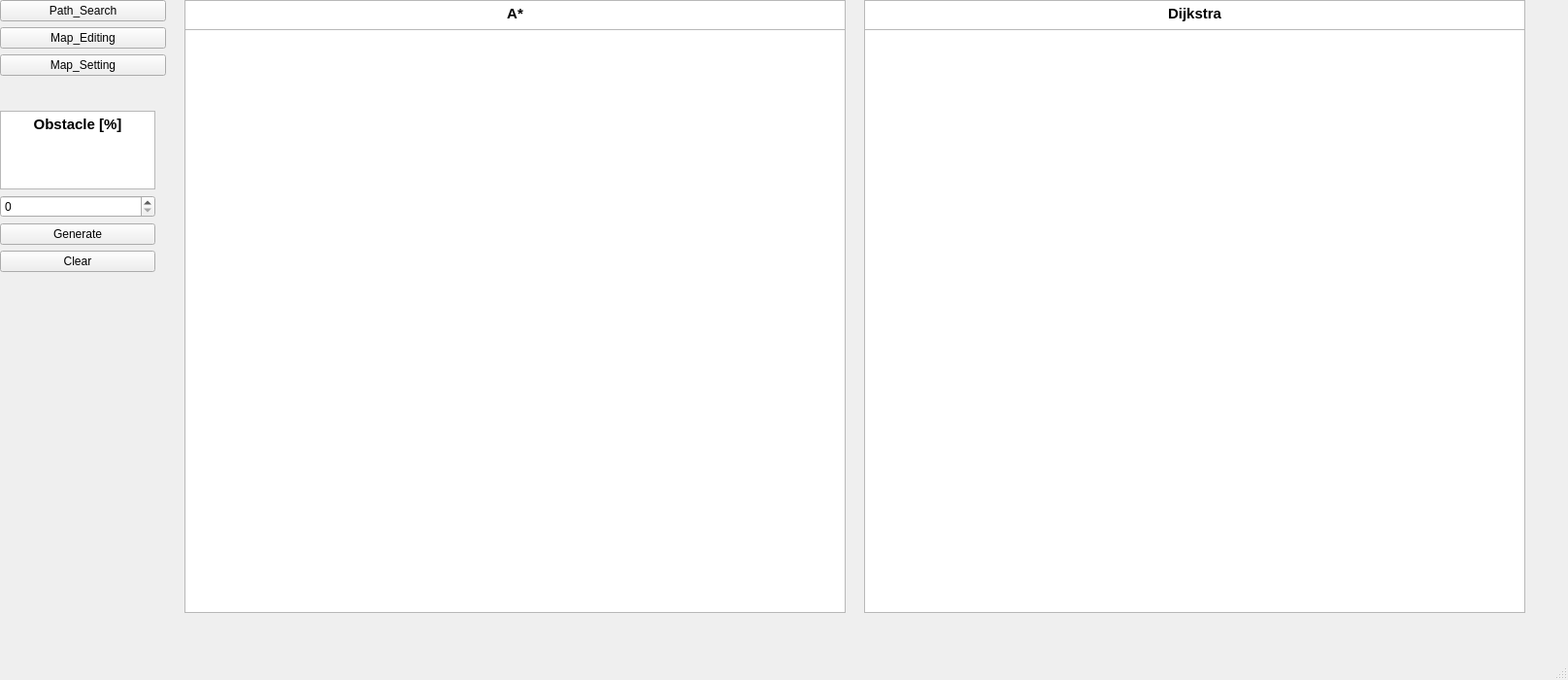
<?xml version="1.0" encoding="UTF-8"?>
<ui version="4.0">
 <class>MainWindow</class>
 <widget class="QMainWindow" name="MainWindow">
  <property name="geometry">
   <rect>
    <x>0</x>
    <y>0</y>
    <width>1615</width>
    <height>700</height>
   </rect>
  </property>
  <property name="windowTitle">
   <string>MainWindow</string>
  </property>
  <widget class="QWidget" name="centralwidget">
   <widget class="QWidget" name="verticalLayoutWidget">
    <property name="geometry">
     <rect>
      <x>0</x>
      <y>0</y>
      <width>171</width>
      <height>361</height>
     </rect>
    </property>
    <layout class="QVBoxLayout" name="verticalLayout">
     <item>
      <widget class="QPushButton" name="Path_Search">
       <property name="text">
        <string>Path_Search</string>
       </property>
      </widget>
     </item>
     <item>
      <widget class="QPushButton" name="Map_Editing">
       <property name="text">
        <string>Map_Editing</string>
       </property>
      </widget>
     </item>
     <item>
      <widget class="QPushButton" name="Map_Setting">
       <property name="text">
        <string>Map_Setting</string>
       </property>
      </widget>
     </item>
     <item>
      <widget class="QStackedWidget" name="stackedWidget">
       <property name="currentIndex">
        <number>1</number>
       </property>
       <widget class="QWidget" name="Path_Search_Page">
        <widget class="QWidget" name="verticalLayoutWidget_2">
         <property name="geometry">
          <rect>
           <x>40</x>
           <y>30</y>
           <width>91</width>
           <height>80</height>
          </rect>
         </property>
         <layout class="QVBoxLayout" name="verticalLayout_2">
          <item>
           <widget class="QPushButton" name="Start">
            <property name="text">
             <string>Start</string>
            </property>
           </widget>
          </item>
          <item>
           <widget class="QPushButton" name="Stop">
            <property name="text">
             <string>Stop</string>
            </property>
           </widget>
          </item>
         </layout>
        </widget>
       </widget>
       <widget class="QWidget" name="Map_Editing_Page">
        <widget class="QWidget" name="verticalLayoutWidget_4">
         <property name="geometry">
          <rect>
           <x>0</x>
           <y>30</y>
           <width>160</width>
           <height>166</height>
          </rect>
         </property>
         <layout class="QVBoxLayout" name="verticalLayout_4">
          <item>
           <widget class="QTextEdit" name="textEdit_2">
            <property name="html">
             <string>&lt;!DOCTYPE HTML PUBLIC &quot;-//W3C//DTD HTML 4.0//EN&quot; &quot;http://www.w3.org/TR/REC-html40/strict.dtd&quot;&gt;
&lt;html&gt;&lt;head&gt;&lt;meta name=&quot;qrichtext&quot; content=&quot;1&quot; /&gt;&lt;meta charset=&quot;utf-8&quot; /&gt;&lt;style type=&quot;text/css&quot;&gt;
p, li { white-space: pre-wrap; }
hr { height: 1px; border-width: 0; }
li.unchecked::marker { content: &quot;\2610&quot;; }
li.checked::marker { content: &quot;\2612&quot;; }
&lt;/style&gt;&lt;/head&gt;&lt;body style=&quot; font-family:'Ubuntu'; font-size:11pt; font-weight:400; font-style:normal;&quot;&gt;
&lt;p align=&quot;center&quot; style=&quot; margin-top:0px; margin-bottom:0px; margin-left:0px; margin-right:0px; -qt-block-indent:0; text-indent:0px;&quot;&gt;&lt;span style=&quot; font-weight:700;&quot;&gt;Obstacle [%]&lt;/span&gt;&lt;/p&gt;&lt;/body&gt;&lt;/html&gt;</string>
            </property>
           </widget>
          </item>
          <item>
           <widget class="QSpinBox" name="obstacle_percentage"/>
          </item>
          <item>
           <widget class="QPushButton" name="generate_map_editing_page">
            <property name="text">
             <string>Generate</string>
            </property>
           </widget>
          </item>
          <item>
           <widget class="QPushButton" name="claer_map_editing_page">
            <property name="text">
             <string>Clear</string>
            </property>
           </widget>
          </item>
         </layout>
        </widget>
       </widget>
       <widget class="QWidget" name="Map_Setting_Page">
        <widget class="QWidget" name="verticalLayoutWidget_3">
         <property name="geometry">
          <rect>
           <x>10</x>
           <y>30</y>
           <width>160</width>
           <height>135</height>
          </rect>
         </property>
         <layout class="QVBoxLayout" name="verticalLayout_3">
          <item>
           <widget class="QTextEdit" name="textEdit">
            <property name="html">
             <string>&lt;!DOCTYPE HTML PUBLIC &quot;-//W3C//DTD HTML 4.0//EN&quot; &quot;http://www.w3.org/TR/REC-html40/strict.dtd&quot;&gt;
&lt;html&gt;&lt;head&gt;&lt;meta name=&quot;qrichtext&quot; content=&quot;1&quot; /&gt;&lt;meta charset=&quot;utf-8&quot; /&gt;&lt;style type=&quot;text/css&quot;&gt;
p, li { white-space: pre-wrap; }
hr { height: 1px; border-width: 0; }
li.unchecked::marker { content: &quot;\2610&quot;; }
li.checked::marker { content: &quot;\2612&quot;; }
&lt;/style&gt;&lt;/head&gt;&lt;body style=&quot; font-family:'Ubuntu'; font-size:11pt; font-weight:400; font-style:normal;&quot;&gt;
&lt;p style=&quot; margin-top:0px; margin-bottom:0px; margin-left:0px; margin-right:0px; -qt-block-indent:0; text-indent:0px;&quot;&gt;&lt;span style=&quot; font-weight:700;&quot;&gt;Cell Size (pxl)&lt;/span&gt;&lt;/p&gt;&lt;/body&gt;&lt;/html&gt;</string>
            </property>
           </widget>
          </item>
          <item>
           <widget class="QSpinBox" name="spinBox"/>
          </item>
          <item>
           <widget class="QPushButton" name="apply_map_setting_page">
            <property name="text">
             <string>Apply</string>
            </property>
           </widget>
          </item>
         </layout>
        </widget>
       </widget>
      </widget>
     </item>
    </layout>
   </widget>
   <widget class="QTextBrowser" name="textBrowser">
    <property name="geometry">
     <rect>
      <x>190</x>
      <y>0</y>
      <width>681</width>
      <height>31</height>
     </rect>
    </property>
    <property name="html">
     <string>&lt;!DOCTYPE HTML PUBLIC &quot;-//W3C//DTD HTML 4.0//EN&quot; &quot;http://www.w3.org/TR/REC-html40/strict.dtd&quot;&gt;
&lt;html&gt;&lt;head&gt;&lt;meta name=&quot;qrichtext&quot; content=&quot;1&quot; /&gt;&lt;meta charset=&quot;utf-8&quot; /&gt;&lt;style type=&quot;text/css&quot;&gt;
p, li { white-space: pre-wrap; }
hr { height: 1px; border-width: 0; }
li.unchecked::marker { content: &quot;\2610&quot;; }
li.checked::marker { content: &quot;\2612&quot;; }
&lt;/style&gt;&lt;/head&gt;&lt;body style=&quot; font-family:'Ubuntu'; font-size:11pt; font-weight:400; font-style:normal;&quot;&gt;
&lt;p align=&quot;center&quot; style=&quot; margin-top:0px; margin-bottom:0px; margin-left:0px; margin-right:0px; -qt-block-indent:0; text-indent:0px;&quot;&gt;&lt;span style=&quot; font-weight:700;&quot;&gt;A*&lt;/span&gt;&lt;/p&gt;&lt;/body&gt;&lt;/html&gt;</string>
    </property>
   </widget>
   <widget class="QGraphicsView" name="Astar_map">
    <property name="geometry">
     <rect>
      <x>190</x>
      <y>30</y>
      <width>681</width>
      <height>601</height>
     </rect>
    </property>
   </widget>
   <widget class="QGraphicsView" name="Dijkstra_map">
    <property name="geometry">
     <rect>
      <x>890</x>
      <y>30</y>
      <width>681</width>
      <height>601</height>
     </rect>
    </property>
   </widget>
   <widget class="QTextBrowser" name="textBrowser_2">
    <property name="geometry">
     <rect>
      <x>890</x>
      <y>0</y>
      <width>681</width>
      <height>31</height>
     </rect>
    </property>
    <property name="html">
     <string>&lt;!DOCTYPE HTML PUBLIC &quot;-//W3C//DTD HTML 4.0//EN&quot; &quot;http://www.w3.org/TR/REC-html40/strict.dtd&quot;&gt;
&lt;html&gt;&lt;head&gt;&lt;meta name=&quot;qrichtext&quot; content=&quot;1&quot; /&gt;&lt;meta charset=&quot;utf-8&quot; /&gt;&lt;style type=&quot;text/css&quot;&gt;
p, li { white-space: pre-wrap; }
hr { height: 1px; border-width: 0; }
li.unchecked::marker { content: &quot;\2610&quot;; }
li.checked::marker { content: &quot;\2612&quot;; }
&lt;/style&gt;&lt;/head&gt;&lt;body style=&quot; font-family:'Ubuntu'; font-size:11pt; font-weight:400; font-style:normal;&quot;&gt;
&lt;p align=&quot;center&quot; style=&quot; margin-top:0px; margin-bottom:0px; margin-left:0px; margin-right:0px; -qt-block-indent:0; text-indent:0px;&quot;&gt;&lt;span style=&quot; font-weight:700;&quot;&gt;Dijkstra&lt;/span&gt;&lt;/p&gt;&lt;/body&gt;&lt;/html&gt;</string>
    </property>
   </widget>
  </widget>
  <widget class="QMenuBar" name="menubar">
   <property name="geometry">
    <rect>
     <x>0</x>
     <y>0</y>
     <width>1615</width>
     <height>22</height>
    </rect>
   </property>
  </widget>
  <widget class="QStatusBar" name="statusbar"/>
 </widget>
 <resources/>
 <connections/>
</ui>
